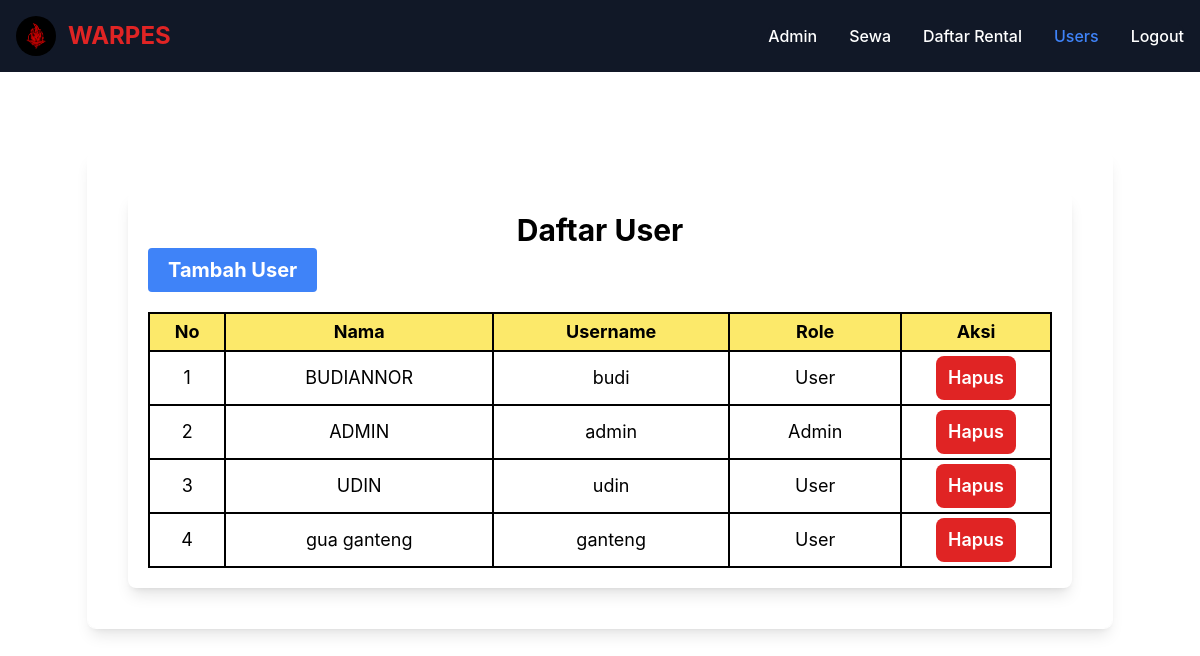
Page /index.php?page=users (signed in) on the committed database.
### tables this page shows
CREATE TABLE `users` (
  `id` int NOT NULL,
  `username` varchar(50) NOT NULL,
  `name` varchar(100) NOT NULL,
  `password` varchar(255) NOT NULL,
  `role` enum('Admin','User') NOT NULL DEFAULT 'User'
);

### page/users.php (the view, shortened to what this page needs)
<?php
$query = "SELECT * FROM users";
$result = mysqli_query($koneksi, $query);
$users = mysqli_fetch_all($result, MYSQLI_ASSOC);
?>
<div class="container p-5 bg-white rounded-lg shadow-lg">
    <div class="row">
        <div class="col-md-12">
            <h1 class="text-3xl font-bold text-center "> Daftar User</h1>
            <a href="index.php?page=register" class="inline-block px-5 py-2 text-xl font-bold text-white bg-blue-500 rounded">Tambah User</a>
            <table class="w-full mt-5 text-lg text-center table-auto">
                <thead>
                    <tr class="bg-yellow-200">
                        <th class="px-2 py-1 border-2 border-black">No</th>
                        <th class="px-5 py-1 border-2 border-black">Nama</th>
                        <th class="px-5 py-1 border-2 border-black">Username</th>
                        <th class="px-5 py-1 border-2 border-black">Role</th>
                        <th class="py-1 border-2 border-black">Aksi</th>
                    </tr>
                </thead>
                <tbody>
                    <?php foreach ($users as $key => $user) : ?>
                        <tr>
                            <td class="px-2 py-1 border-2 border-black"><?= $key + 1 ?></td>
                            <td class="px-5 py-1 border-2 border-black"><?= $user['name'] ?></td>
                            <td class="px-5 py-1 border-2 border-black"><?= $user['username'] ?></td>
                            <td class="px-5 py-1 border-2 border-black"><?= $user['role'] ?></td>
                            <td class="py-1 border-2 border-black ">
                                <form action="controller/delete_user.php" method="POST" style="display: inline;">
                                    <button type="submit" class="px-3 py-2 font-semibold text-white bg-red-600 rounded-lg">Hapus</button>
                                </form>
                            </td>
                        </tr>
                    <?php endforeach; ?>
                </tbody>
            </table>
        </div>
    </div>

### assets/css/style.css (style rules this page uses)
html, :host { line-height: 1.5; -webkit-text-size-adjust: 100%; -moz-tab-size: 4; -o-tab-size: 4; tab-size: 4; font-family: ui-sans-serif, system-ui, sans-serif, "Apple Color Emoji", "Segoe UI Emoji", "Segoe UI Symbol", "Noto Color Emoji"; font-feature-settings: normal; font-variation-settings: normal; -webkit-tap-highlight-color: transparent; }
body { margin: 0; line-height: inherit; }
h1, h2, h3, h4, h5, h6 { font-size: inherit; font-weight: inherit; }
a { color: inherit; text-decoration: inherit; }
table { text-indent: 0; border-color: inherit; border-collapse: collapse; }
button, input, optgroup, select, textarea { font-family: inherit; font-feature-settings: inherit; font-variation-settings: inherit; font-size: 100%; font-weight: inherit; line-height: inherit; letter-spacing: inherit; color: inherit; margin: 0; padding: 0; }
button, select { text-transform: none; }
button, input:where([type='button']), input:where([type='reset']), input:where([type='submit']) { -webkit-appearance: button; background-color: transparent; background-image: none; }
blockquote, dl, dd, h1, h2, h3, h4, h5, h6, hr, figure, p, pre { margin: 0; }
button, [role="button"] { cursor: pointer; }
.container { width: 100%; }
@media (min-width: 640px) { .container { max-width: 640px; } }
@media (min-width: 768px) { .container { max-width: 768px; } }
@media (min-width: 1024px) { .container { max-width: 1024px; } }
.mt-5 { margin-top: 1.25rem; }
.inline-block { display: inline-block; }
.w-full { width: 100%; }
.table-auto { table-layout: auto; }
.rounded { border-radius: 0.25rem; }
.rounded-lg { border-radius: 0.5rem; }
.border-2 { border-width: 2px; }
.border-black { --tw-border-opacity: 1; border-color: rgb(0 0 0 / var(--tw-border-opacity, 1)); }
.bg-blue-500 { --tw-bg-opacity: 1; background-color: rgb(63 131 248 / var(--tw-bg-opacity, 1)); }
.bg-white { --tw-bg-opacity: 1; background-color: rgb(255 255 255 / var(--tw-bg-opacity, 1)); }
.bg-red-600 { --tw-bg-opacity: 1; background-color: rgb(224 36 36 / var(--tw-bg-opacity, 1)); }
.bg-yellow-200 { --tw-bg-opacity: 1; background-color: rgb(252 233 106 / var(--tw-bg-opacity, 1)); }
.bg-cover { background-size: cover; }
.p-5 { padding: 1.25rem; }
.px-2 { padding-left: 0.5rem; padding-right: 0.5rem; }
.px-3 { padding-left: 0.75rem; padding-right: 0.75rem; }
.py-2 { padding-top: 0.5rem; padding-bottom: 0.5rem; }
.py-1 { padding-top: 0.25rem; padding-bottom: 0.25rem; }
.px-5 { padding-left: 1.25rem; padding-right: 1.25rem; }
.text-center { text-align: center; }
.text-3xl { font-size: 1.875rem; line-height: 2.25rem; }
.text-lg { font-size: 1.125rem; line-height: 1.75rem; }
.text-xl { font-size: 1.25rem; line-height: 1.75rem; }
.font-bold { font-weight: 700; }
.font-semibold { font-weight: 600; }
.text-white { --tw-text-opacity: 1; color: rgb(255 255 255 / var(--tw-text-opacity, 1)); }
.shadow-lg { --tw-shadow: 0 10px 15px -3px rgb(0 0 0 / 0.1), 0 4px 6px -4px rgb(0 0 0 / 0.1); --tw-shadow-colored: 0 10px 15px -3px var(--tw-shadow-color), 0 4px 6px -4px var(--tw-shadow-color); box-shadow: var(--tw-ring-offset-shadow, 0 0 #0000), var(--tw-ring-shadow, 0 0 #0000), var(--tw-shadow); }

### rows in the picture
users: name "BUDIANNOR", username "budi", role "User"
users: name "ADMIN", username "admin", role "Admin"
users: name "UDIN", username "udin", role "User"
users: name "gua ganteng", username "ganteng", role "User"

### other values in the picture
$key "Admin"
$key "Sewa"
$key "Daftar Rental"
$key "Users"
$key "Logout"
